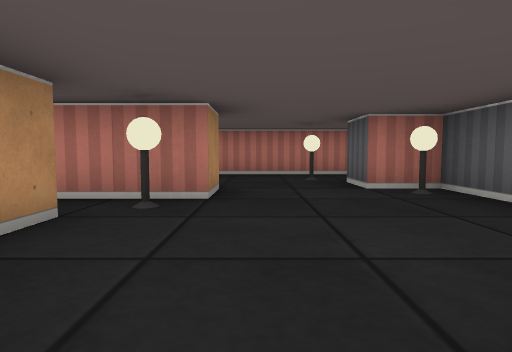
view 1 (above)

12 first-person views from a walk through a cub3D ray-caster map. The camera is about half as high as the walls, tilts 4° down and sees 75° across. The floor is counted in squares. Each view is taken from the middle of a square. On the plan, view 1 faces up. The plan holds only what a view shows up to about 9 squares ahead; the rest is blank.

view 2
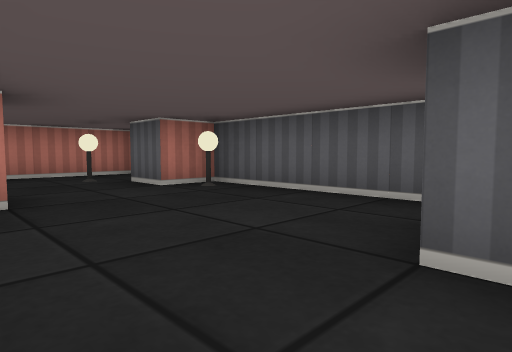

view 3
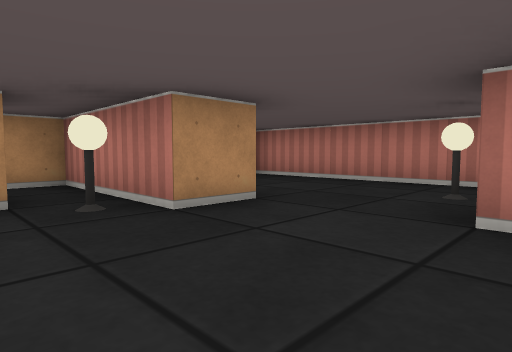

view 4
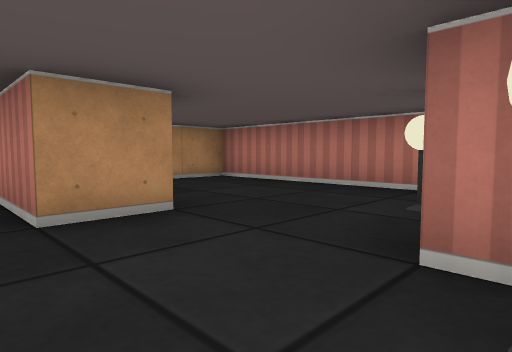

view 5
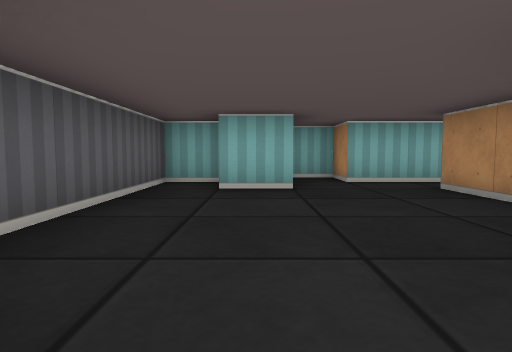

view 6
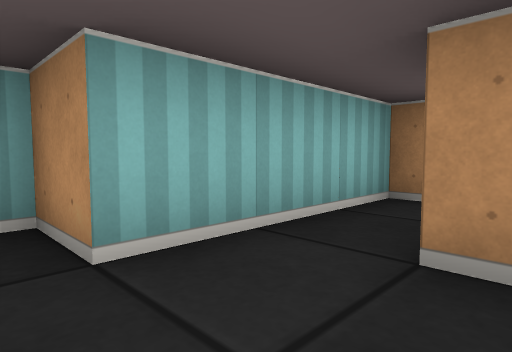

view 7
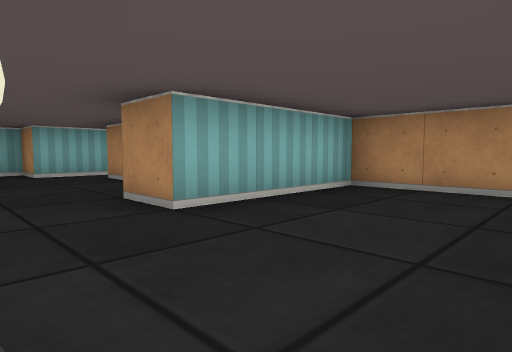

view 8
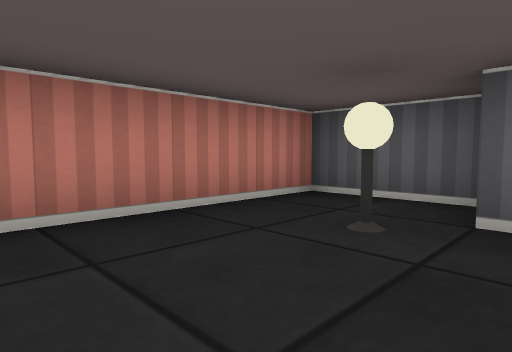

view 9
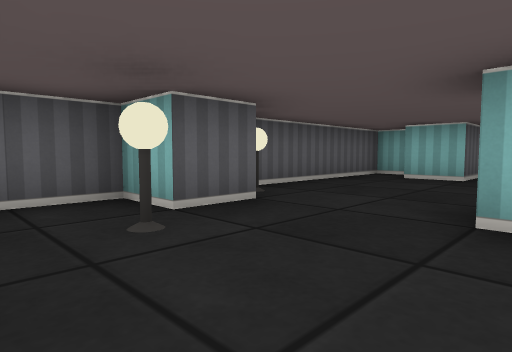

view 10
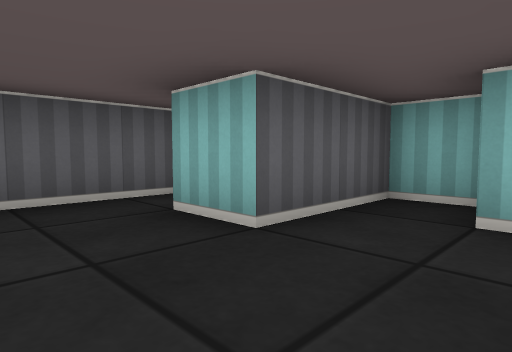

view 11
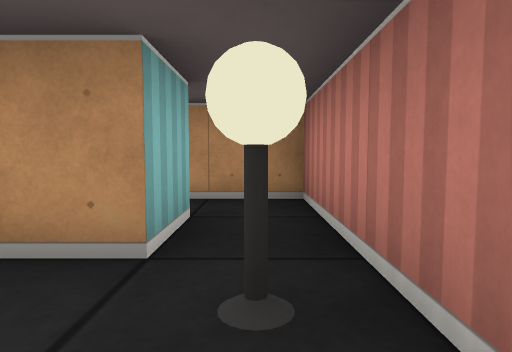

view 12
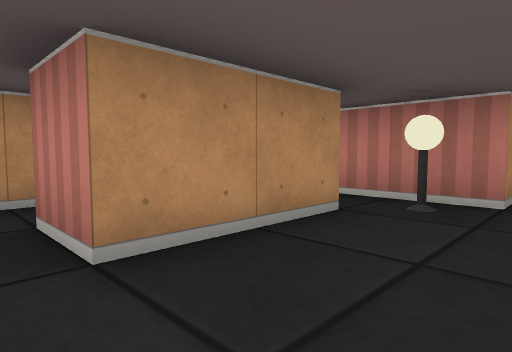

### Floor plan
Ten units are one square. View 1 is at (0, 0); x grows to the right and y downward. Boxes are objects, and circles mark ways between rooms. Rooms are numbered by the first view taken in them; rooms with no view inside come last. Other rooms are left out.
<svg viewBox="-40 -80 70 100">
<path fill="none" stroke="#000" d="M-15 -25 -15 -5M-15 5 -5 5 -5 15 5 15 5 -5 15 -5M15 5 25 5 25 -45 15 -45 15 -55 25 -55 25 -75 -35 -75 -35 -45 -5 -45 -5 -35 -20 -35M-35 -8 -35 5 -15 5M-15 -5 -25 -5M-20 -35 -35 -35 -35 -22"/>
<rect x="-15" y="-35" width="10" height="10" fill="#bbb"><title>lamp</title></rect>
<rect x="5" y="-65" width="10" height="10" fill="#bbb"><title>lamp</title></rect>
<rect x="15" y="-45" width="10" height="10" fill="#bbb"><title>lamp</title></rect>
<circle cx="-20" cy="0" r="3" fill="#2a7"/>
<text x="0" y="-40">1</text>
<text x="-30" y="-10">2</text>
</svg>
Room 1 opens to room 2.

Where each view was taken, in squares from view 1:
view 1: 0 up, 0 right, facing up
view 2: 0 up, 1 left, facing up-right
view 3: 2 up, 2 right, facing up-left
view 4: 3 up, 2 right, facing up-left
view 5: 5 up, 1 right, facing down
view 6: 1 up, 0 right, facing down-left
view 7: 7 up, 1 right, facing down-left
view 8: 5 up, 1 left, facing up-right
view 9: 7 up, 1 left, facing down-right
view 10: 2 up, 1 left, facing down-right
view 11: 3 up, 0 right, facing left
view 12: 0 up, 0 right, facing up-left
